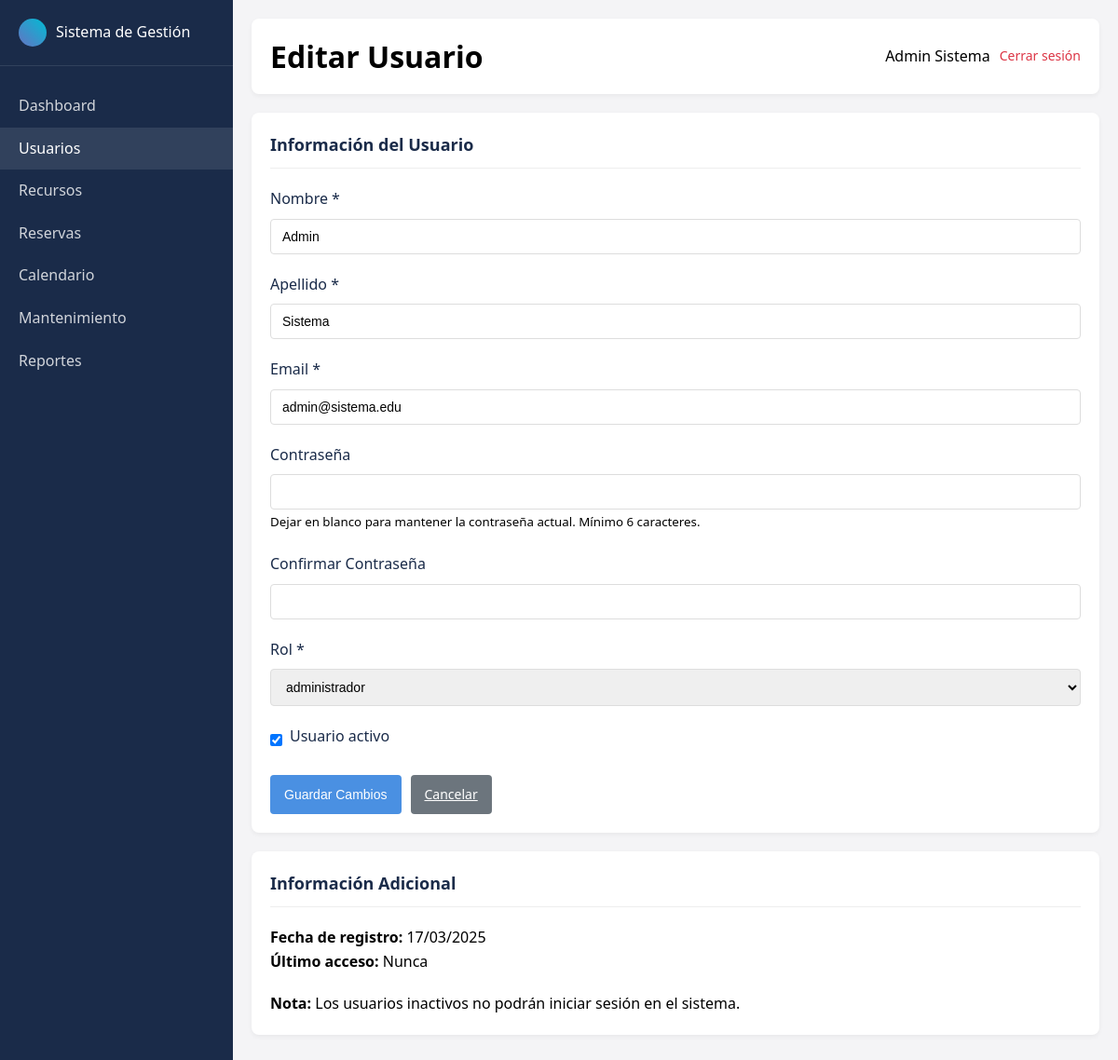
The app's page /usuarios/editar.php?id=1 (signed in) with its own data.
### tables this page shows
CREATE TABLE IF NOT EXISTS usuarios (
    id_usuario INT AUTO_INCREMENT PRIMARY KEY,
    nombre VARCHAR(50) NOT NULL,
    apellido VARCHAR(50) NOT NULL,
    email VARCHAR(100) NOT NULL UNIQUE,
    contraseña VARCHAR(255) NOT NULL,
    id_rol INT NOT NULL,
    activo TINYINT(1) DEFAULT 1,
    fecha_registro DATETIME DEFAULT CURRENT_TIMESTAMP,
    ultimo_login DATETIME,
    FOREIGN KEY (id_rol) REFERENCES roles(id_rol) ON DELETE RESTRICT
);

CREATE TABLE IF NOT EXISTS roles (
    id_rol INT AUTO_INCREMENT PRIMARY KEY,
    nombre VARCHAR(50) NOT NULL UNIQUE,
    descripcion TEXT,
    permisos TEXT,
    fecha_creacion DATETIME DEFAULT CURRENT_TIMESTAMP
);

### config/database.php (called while the page is built, shortened)
<?php
class Database
{
    private static $instance = null;
    private $connection;
    private function __construct()
    {
        $host = 'localhost';
        $user = 'root';
        $pass = '';
        $name = 'sistema_recursos';
        $charset = 'utf8mb4';
        try {
            $this->connection = new mysqli($host, $user, $pass, $name);
            $this->connection->set_charset($charset);
        } catch (Exception $e) {
            $this->error = $e->getMessage();
            error_log($this->error);
        }
    }
    public static function getInstance()
    {
        if (self::$instance === null) {
            self::$instance = new self();
        }
        return self::$instance;
    }
    public function query($sql, $params = [])
    {
        try {
            if (empty($params)) {
                $result = $this->connection->query($sql);
                return $result;
            }
            $stmt = $this->connection->prepare($sql);
            $types = '';
            foreach ($params as $param) {
                if (is_int($param)) {
                    $types .= 'i';
                } elseif (is_float($param)) {
                    $types .= 'd';
                } elseif (is_string($param)) {
                    $types .= 's';
                } else {
                    $types .= 'b';
                }
            }
            $bindParams = array_merge([$types], $params);
            $tmp = [];
            foreach ($bindParams as $key => $value) {
                $tmp[$key] = &$bindParams[$key];
            }
            call_user_func_array([$stmt, 'bind_param'], $tmp);
            if (!$stmt->execute()) {
                throw new Exception("Error al ejecutar la consulta: " . $stmt->error);
            }
            $result = $stmt->get_result();
            return $result;
        } catch (Exception $e) {
            $this->error = $e->getMessage();
            error_log($this->error);
            return false;
        }
    }
    public function getRow($sql, $params = [])
    {
        $result = $this->query($sql, $params);
        $row = $result->fetch_assoc();
        return $row;
    }
    public function getRows($sql, $params = [])
    {
        $result = $this->query($sql, $params);
        $rows = [];
        while ($row = $result->fetch_assoc()) {
            $rows[] = $row;
        }
        return $rows;
    }
}

### includes/functions.php (called while the page is built, shortened)
<?php
function format_date($date, $with_time = false)
{
    $format = $with_time ? 'd/m/Y H:i' : 'd/m/Y';
    return date($format, strtotime($date));
}

### public/usuarios/editar.php (the view, shortened to what this page needs)
<?php
require_once '../../config/database.php';
require_once '../../includes/functions.php';
$id_usuario = intval($_GET['id']);
$db = Database::getInstance();
$usuario = $db->getRow("SELECT * FROM usuarios WHERE id_usuario = ?", [$id_usuario]);
$roles = $db->getRows("SELECT id_rol, nombre FROM roles ORDER BY nombre");
?>
<!DOCTYPE html>
<html lang="es">
<head>
    <link rel="stylesheet" href="../assets/css/styles.css">
</head>
<body>
    <div class="dashboard">
        <div class="sidebar">
            <div class="sidebar-header">
                <div class="logo-icon"></div>
                <div>Sistema de Gestión</div>
            </div>
            <div class="sidebar-nav">
                <a href="../admin/dashboard.php" class="nav-item">Dashboard</a>
                <a href="../usuarios/listar.php" class="nav-item active">Usuarios</a>
                <a href="../recursos/listar.php" class="nav-item">Recursos</a>
                <a href="../reservas/listar.php" class="nav-item">Reservas</a>
                <a href="../reservas/calendario.php" class="nav-item">Calendario</a>
                <a href="../mantenimiento/listar.php" class="nav-item">Mantenimiento</a>
                <a href="../reportes/index.php" class="nav-item">Reportes</a>
            </div>
        </div>
        <div class="content">
            <div class="top-bar">
                <h1>Editar Usuario</h1>
                <div class="user-info">
                    <span class="user-name"><?php echo $_SESSION['usuario_nombre']; ?></span>
                    <a href="../logout.php" class="logout-btn">Cerrar sesión</a>
                </div>
            </div>
            <div class="card">
                <h2 class="form-title">Información del Usuario</h2>
                <form action="" method="POST" class="user-form">
                    <div class="form-group">
                        <label for="nombre">Nombre *</label>
                        <input type="text" id="nombre" name="nombre" value="<?php echo htmlspecialchars($usuario['nombre']); ?>" required>
                    </div>
                    <div class="form-group">
                        <label for="apellido">Apellido *</label>
                        <input type="text" id="apellido" name="apellido" value="<?php echo htmlspecialchars($usuario['apellido']); ?>" required>
                    </div>
                    <div class="form-group">
                        <label for="email">Email *</label>
                        <input type="email" id="email" name="email" value="<?php echo htmlspecialchars($usuario['email']); ?>" required>
                    </div>
                    <div class="form-group">
                        <label for="password">Contraseña</label>
                        <input type="password" id="password" name="password">
                        <small>Dejar en blanco para mantener la contraseña actual. Mínimo 6 caracteres.</small>
                    </div>
                    <div class="form-group">
                        <label for="confirmar_password">Confirmar Contraseña</label>
                        <input type="password" id="confirmar_password" name="confirmar_password">
                    </div>
                    <div class="form-group">
                        <label for="id_rol">Rol *</label>
                        <select id="id_rol" name="id_rol" required>
                            <?php foreach ($roles as $rol): ?>
                                <option value="<?php echo $rol['id_rol']; ?>" <?php echo ($usuario['id_rol'] == $rol['id_rol']) ? 'selected' : ''; ?>>
                                    <?php echo htmlspecialchars($rol['nombre']); ?>
                                </option>
                            <?php endforeach; ?>
                        </select>
                    </div>
                    <div class="form-group">
                        <div class="checkbox-group">
                            <input type="checkbox" id="activo" name="activo" <?php echo $usuario['activo'] ? 'checked' : ''; ?>>
                            <label for="activo">Usuario activo</label>
                        </div>
                    </div>
                    <div class="form-actions">
                        <button type="submit" class="btn btn-primary">Guardar Cambios</button>
                        <a href="listar.php" class="btn btn-secondary">Cancelar</a>
                    </div>
                </form>
            </div>
            <div class="card">
                <h2 class="form-title">Información Adicional</h2>
                <p><strong>Fecha de registro:</strong> <?php echo format_date($usuario['fecha_registro']); ?></p>
                <p><strong>Último acceso:</strong> <?php echo $usuario['ultimo_login'] ? format_date($usuario['ultimo_login'], true) : 'Nunca'; ?></p>
                <p style="margin-top: 20px;">
                    <strong>Nota:</strong> Los usuarios inactivos no podrán iniciar sesión en el sistema.
                </p>
            </div>
        </div>
    </div>
</body>
</html>

### public/assets/css/styles.css (style rules this page uses)
:root { --primary-color: #4a90e2; --secondary-color: #6573c3; --dark-color: #1a2b49; --light-color: #f4f4f6; --success-color: #28a745; --warning-color: #ffc107; --danger-color: #dc3545; --gray-color: #6c757d; }
* { margin: 0; padding: 0; box-sizing: border-box; }
body { font-family: system-ui, -apple-system, sans-serif; margin: 0; padding: 0; background-color: var(--light-color); line-height: 1.6; }
.dashboard { display: flex; min-height: 100vh; }
.sidebar { width: 250px; background-color: var(--dark-color); color: white; padding: 20px 0; }
.sidebar-header { padding: 0 20px 20px; border-bottom: 1px solid rgba(255, 255, 255, 0.1); display: flex; align-items: center; gap: 10px; }
.logo-icon { width: 30px; height: 30px; background: linear-gradient(45deg, #6573c3, #00bcd4); border-radius: 50%; }
.sidebar-nav { padding: 20px 0; }
.nav-item { padding: 10px 20px; display: block; color: rgba(255, 255, 255, 0.8); text-decoration: none; transition: all 0.3s; }
.nav-item:hover, .nav-item.active { background-color: rgba(255, 255, 255, 0.1); color: white; }
.content { flex: 1; padding: 20px; }
.top-bar { display: flex; justify-content: space-between; align-items: center; margin-bottom: 20px; background-color: white; padding: 15px 20px; border-radius: 8px; box-shadow: 0 2px 5px rgba(0, 0, 0, 0.05); }
.user-info { display: flex; align-items: center; gap: 10px; }
.user-name { font-weight: 500; }
.logout-btn { color: var(--danger-color); text-decoration: none; font-size: 14px; }
.card { background-color: white; border-radius: 8px; padding: 20px; box-shadow: 0 2px 5px rgba(0, 0, 0, 0.05); margin-bottom: 20px; }
.form-title { font-size: 18px; color: var(--dark-color); margin-bottom: 20px; padding-bottom: 10px; border-bottom: 1px solid #eee; }
.form-group { margin-bottom: 20px; }
label { display: block; margin-bottom: 8px; color: var(--dark-color); font-weight: 500; }
input[type="text"], input[type="email"], input[type="password"], input[type="date"], input[type="time"], select, textarea { width: 100%; padding: 10px 12px; border: 1px solid #ddd; border-radius: 4px; font-size: 14px; transition: border-color 0.3s; }
.checkbox-group { display: flex; align-items: center; gap: 8px; }
.checkbox-group input[type="checkbox"] { width: auto; }
.form-actions { display: flex; gap: 10px; margin-top: 20px; }
.btn { padding: 10px 15px; border: none; border-radius: 4px; font-size: 14px; cursor: pointer; transition: background-color 0.3s; }
.btn-primary { background-color: var(--primary-color); color: white; }
.btn-secondary { background-color: var(--gray-color); color: white; }

### records on screen
usuarios: nombre "Admin", apellido "Sistema", email "admin@sistema.edu", id_rol "administrador", activo "☑", fecha_registro "17/03/2025"

### other values on screen
$_SESSION['usuario_nombre'] "Admin Sistema"
